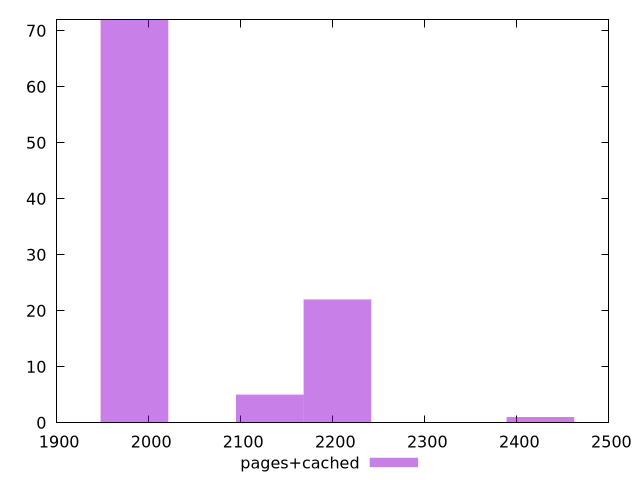

gnuplot code for this plot:
$_pagesCached <<EOF
1984.5762083801978 72
2205.0846759779974 22
2425.5931435757975 1
2131.581853445398 5
EOF
set key outside below
set terminal pngcairo
set output "report_00004_2020-11-02T20-21-41.718Z/first-cpu-idle/pages+cached//raw_hist.png"
set yrange [0:72]
set boxwidth 73.50282253259992
set style fill transparent solid 0.5 noborder
plot $_pagesCached title "pages+cached" with boxes ,
